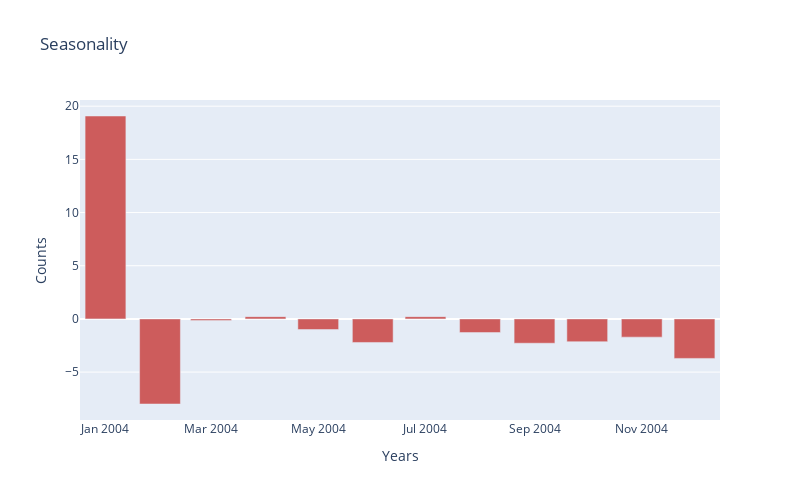

The notebook cell this image was saved under:
### Code cell
fig = go.Figure()

fig.add_trace(go.Bar(x=df.index, 
                     y=df['diet'].diff(1).groupby(df.index.month).mean(), 
                     name='Diet', 
                     marker_color='indianred'))

fig.update_layout(title='Seasonality',
                   xaxis_title='Years',
                   yaxis_title='Counts', 
                  height=500, 
                  width=800)
fig

### Figure 1 — Plotly figure (JSON) as saved in the notebook; plotly's stock layout.template omitted (floating-point values rounded to 4 significant figures; data arrays with more than 128 entries replaced by an {"elided": "..."} marker saying what was removed)
{"data": [{"marker": {"color": "indianred"}, "name": "Diet", "type": "bar", "x": {"elided": "168 str values"}, "y": [19.08, -8, -0.1429, 0.2143, -1, -2.214, 0.2143, -1.286, -2.286, -2.143, -1.714, -3.714]}], "layout": {"height": 500, "title": {"text": "Seasonality"}, "width": 800, "xaxis": {"title": {"text": "Years"}}, "yaxis": {"title": {"text": "Counts"}}}}
